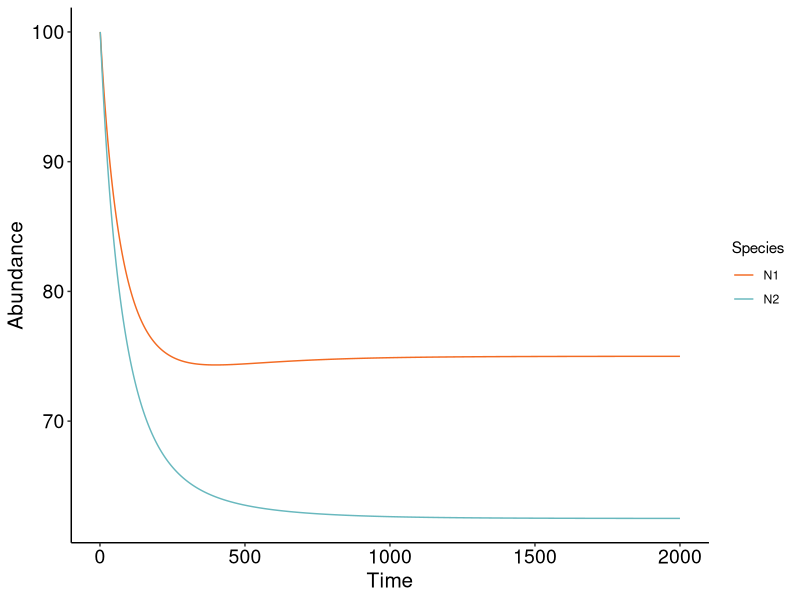
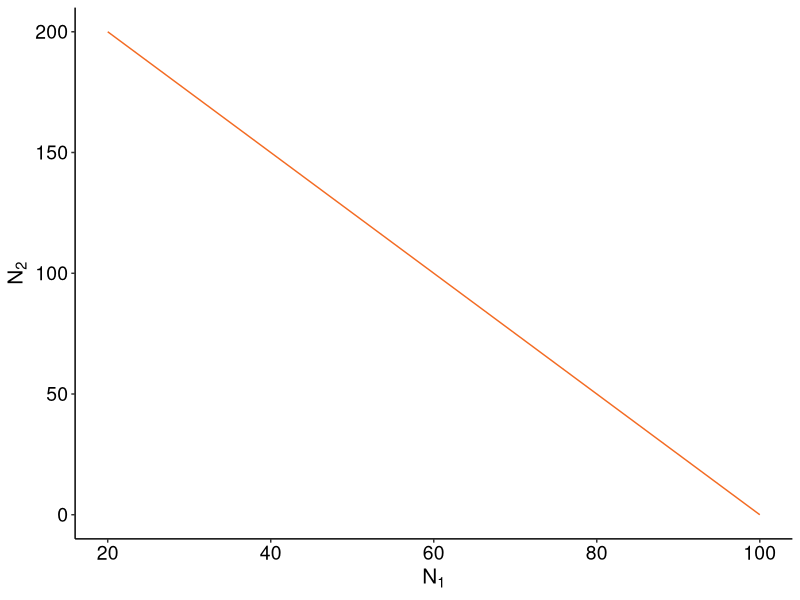
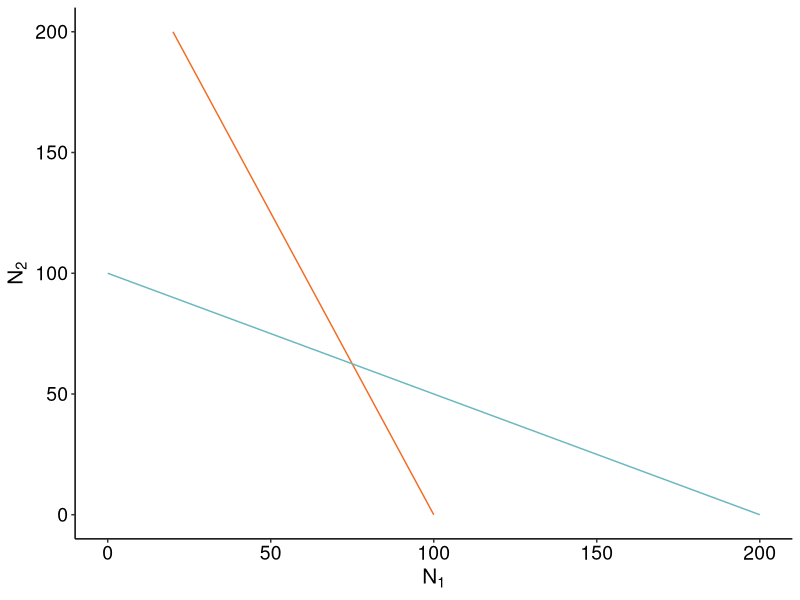
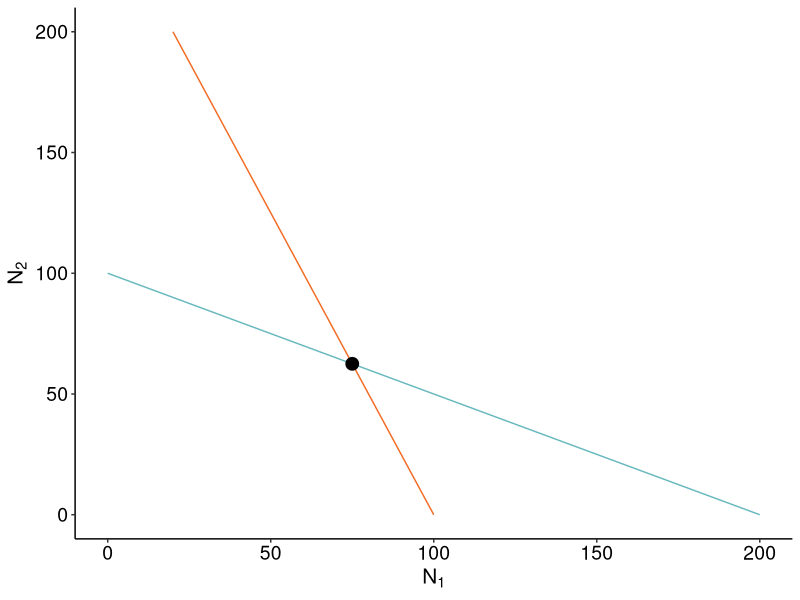

Recreate these plots in R, in order. (Note: this script raises an error after producing the figures.)
## ---- chunk 1
#| message: false
#| warning: false
library(ggplot2)
library(gganimate)
library(reshape2)
library(viridis)
## ---- chunk 2
#c_df is a data.frame containing the competition coefficients above
#N1_0 is the initial population for N1
#N2_0 is the initial population for N2
#timestep is how long we want ot run it for


LV_func <- function(c_df, N1_0, N2_0, timestep){
  
  #Generate a matrix to keep our records
  pop_mat <- matrix(0, nrow = timestep, ncol = 3)
  pop_mat[, 1] <- seq(1,timestep)
  pop_mat[1,2] <- N1_0 #initial first population
  pop_mat[1,3] <- N2_0 #initial second population
  
  ###Competition coefficient
  c_11 <- as.numeric(c_df["c_11"])
  c_12 <- as.numeric(c_df["c_12"])
  c_22 <- as.numeric(c_df["c_22"])
  c_21 <- as.numeric(c_df["c_21"])

  r = 0.01 #Intrinsic growth rate is same for all species
  
  for (t in seq(1,timestep - 1)){
    
    N1= pop_mat[t,2] #Get the current population sizes
    N2 = pop_mat[t,3]
    
    N1_change <- r * N1 * (1-(c_11*N1 + c_21*N2))
    N2_change <- r * N2 * (1-(c_22*N2 + c_12*N1))
    
    pop_mat[t+1, 2] = N1 + N1_change
    pop_mat[t+1, 3] = N2 + N2_change

  }
  return(pop_mat)
}

## ---- chunk 3
c_df <- data.frame(c_11 = 1e-2, 
                   c_22 = 1e-2, 
                   c_12 = 5e-3,
                   c_21 = 4e-3)

LV_df <- LV_func(c_df, 100, 100, 2000)
head(LV_df)
## ---- chunk 4
plot_LV <- function(mat) {
  LV_df <- data.frame(mat)
  colnames(LV_df) <- c("time", "N1", "N2")
  LV_melt <- melt(LV_df, id.vars = "time")

  GG <- ggplot(
    LV_melt,
    aes(x = time, y = value, color = variable)) +
    geom_line() +
    scale_color_manual(values = c("#F36B23", "#68B8BE"), name = "Species") +
    xlab("Time") +
    ylab("Abundance") +
    theme_classic() +
    theme(
      axis.text = element_text(size = 14, color = 'black'),
      axis.title = element_text(size = 15,color = 'black')
    )

  return(GG)
}
## ---- chunk 5
plot_LV(LV_df)
## ---- chunk 6
slate <- ggplot(data = NULL) + 
  xlab(expression(N[1])) + 
  ylab(expression(N[2])) + 
  theme_classic() +
  theme(axis.text = element_text(size = 14, color="black"),
        axis.title = element_text(size = 15, color = "black"));
slate


## ---- chunk 7
isocline_N1 <- function(c_df) {
  ab <- as.numeric(seq(0, 200))
  c_11 <- as.numeric(c_df["c_11"])
  c_21 <- as.numeric(c_df["c_21"])

  isocline <- (1 - (c_21 * ab)) / c_11

  full <- cbind.data.frame(N2 = ab, N1 = isocline)
  return(full)
}

isoN1 <- isocline_N1(c_df)

## ---- chunk 8
slate + geom_line(data =isoN1,aes(x= N1, y= N2), color = "#F36B23") 
## ---- chunk 9
isocline_N2 <- function(c_df){
  ab <- as.numeric(seq(0,200))
  c_22 <- as.numeric(c_df["c_22"])
  c_12 <- as.numeric(c_df["c_12"])

  isocline <- (1 - (c_12 * ab))/c_22
  
  full <- cbind.data.frame(N1 = ab,N2= isocline)
  return(full)
}
## ---- chunk 10
isoN2 <- isocline_N2(c_df)
isocline_GG <-  slate + 
  geom_line(data =isoN1,aes(x= N1, y= N2), color = "#F36B23") +
  geom_line(data = isoN2, aes(x = N1, y= N2), color ="#68B8BE") ;
isocline_GG
## ---- chunk 11
calculate_coexistence <- function(c_df){
  c_11 <- as.numeric(c_df["c_11"])
  c_12 <- as.numeric(c_df["c_12"])
  c_22 <- as.numeric(c_df["c_22"])
  c_21 <- as.numeric(c_df["c_21"])
  
  denom <- (c_22 * c_11 - c_12 * c_21)
  
  N1_eq<- (c_22 - c_21)/denom
  N2_eq<- (c_11 - c_12)/denom


  return(cbind.data.frame(N1 = N1_eq, N2 = N2_eq))
  }
## ---- chunk 12
coexist_df<- calculate_coexistence (c_df)
## ---- chunk 13

isocline_GG + geom_point(data = coexist_df, aes(x = N1, y= N2), size = 4)
## ---- chunk 14
N12_0 <- expand.grid(N1= seq(1, 200, length = 15), 
                    N2 = seq(1, 200, length = 15))
## ---- chunk 15
N12_full <- do.call(
  rbind.data.frame,
  apply(N12_0, 1, function(x) {
    LV_func(
      c_df,
      x["N1"],
      x["N2"], timestep = 700
    )
  },
  simplify = FALSE
  )
)
###Add an id
N12_full$id <- rep(seq(1, nrow(N12_0)), each = 700)
colnames(N12_full) <- c("time", "N1", "N2", "id")

## ---- chunk 16
#| message: false
#| warning: false
anim <- slate + geom_path(
  data = N12_full,
  aes(x = N1, y = N2, group = id, color = time), size = 0.9, alpha = 0.8
) +
  geom_point(data = coexist_df, aes(x = N1, y = N2), size = 3) +
  geom_line(data = isoN1, aes(x = N1, y = N2), color = "#F36B23", size = 1,alpha = 0.5) +
  geom_line(
    data = isoN2, aes(x = N1, y = N2), color = "#68B8BE",
    size = 1, alpha = 0.5
  ) +
  theme_classic() +
  scale_color_viridis(option = "plasma") +
  transition_reveal(time) +
  ease_aes("cubic-in-out")


anim 
